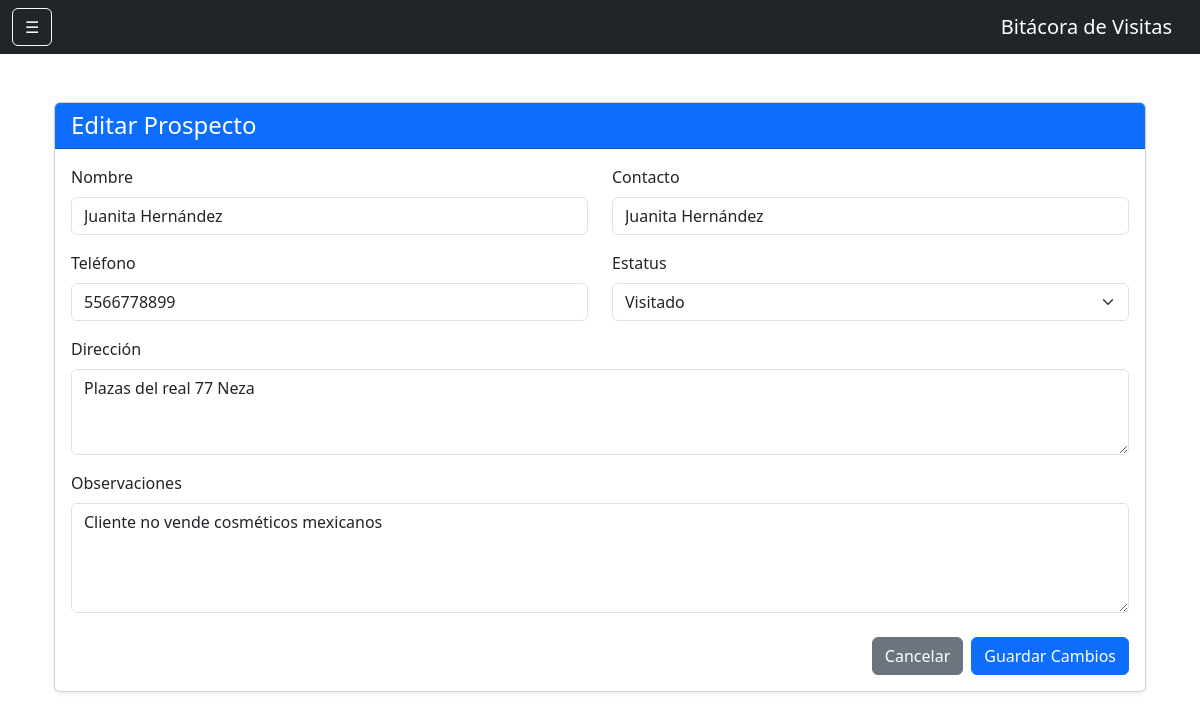
/prospectos/editar/2 (signed in), run on an earlier commit of the app's database.
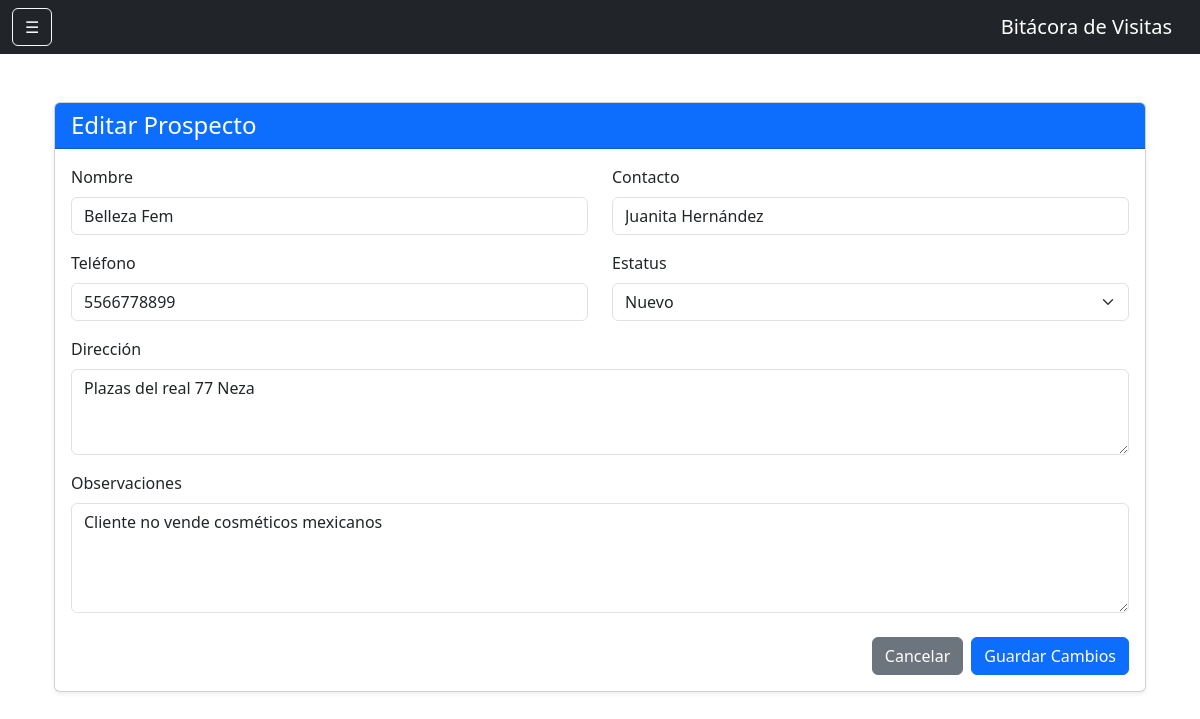
And on a later commit of the database.
### models.py (models this page shows)
class Prospecto(db.Model):
    __tablename__ = 'prospectos'
    id = db.Column(
        db.Integer,
        primary_key=True
    )
    nombre = db.Column(
        db.String(200),
        nullable=False
    )
    contacto = db.Column(
        db.String(150)
    )
    telefono = db.Column(
        db.String(50)
    )
    direccion = db.Column(
        db.Text
    )
    observaciones = db.Column(
        db.Text
    )
    estatus = db.Column(
        db.String(50),
        default='Nuevo'
    )
    usuario_id = db.Column(
        db.Integer,
        db.ForeignKey('usuarios.id')
    )
    fecha_registro = db.Column(
        db.DateTime,
        default=datetime.utcnow
    )
    usuario = db.relationship(
        'Usuario',
        backref='prospectos'
    )

### app.py (the view, shortened to what this page needs)
@app.route(
    '/prospectos/editar/<int:id>',
    methods=['GET', 'POST']
)
@login_required
def editar_prospecto(id):
    prospecto = Prospecto.query.get_or_404(id)
    if (
        current_user.rol == 'vendedor'
        and prospecto.usuario_id != current_user.id
    ):
        return redirect('/prospectos')
    return render_template(
        'editar_prospecto.html',
        prospecto=prospecto
    )

### app.py (called while the page is built)
@login_manager.user_loader
def load_user(user_id):
    return Usuario.query.get(int(user_id))

### templates/editar_prospecto.html (shortened to what this page needs)
{% extends 'base.html' %}
{% block contenido %}
<div class="container py-4">
    <div class="card shadow-sm">
        <div class="card-header bg-primary text-white">
            <h4 class="mb-0">Editar Prospecto</h4>
        </div>
        <div class="card-body">
            <form method="POST">
                <div class="row">
                    <div class="col-md-6 mb-3">
                        <label class="form-label">Nombre</label>
                        <input
                            type="text"
                            name="nombre"
                            class="form-control"
                            value="{{ prospecto.nombre }}"
                            required>
                    </div>
                    <div class="col-md-6 mb-3">
                        <label class="form-label">Contacto</label>
                        <input
                            type="text"
                            name="contacto"
                            class="form-control"
                            value="{{ prospecto.contacto }}">
                    </div>
                </div>
                <div class="row">
                    <div class="col-md-6 mb-3">
                        <label class="form-label">Teléfono</label>
                        <input
                            type="text"
                            name="telefono"
                            class="form-control"
                            value="{{ prospecto.telefono }}">
                    </div>
                    <div class="col-md-6 mb-3">
                        <label class="form-label">Estatus</label>
                        <select
                            name="estatus"
                            class="form-select">
                            <option value="Nuevo"
                                {% if prospecto.estatus == 'Nuevo' %}selected{% endif %}>
                                Nuevo
                            </option>
                            <option value="Visitado"
                                {% if prospecto.estatus == 'Visitado' %}selected{% endif %}>
                                Visitado
                            </option>
                        </select>
                    </div>
                </div>
                <div class="mb-3">
                    <label class="form-label">Dirección</label>
                    <textarea
                        name="direccion"
                        class="form-control"
                        rows="3">{{ prospecto.direccion }}</textarea>
                </div>
                <div class="mb-4">
                    <label class="form-label">Observaciones</label>
                    <textarea
                        name="observaciones"
                        class="form-control"
                        rows="4">{{ prospecto.observaciones }}</textarea>
                </div>
                <div class="d-flex justify-content-end gap-2">
                    <a
                        href="{{ url_for('prospectos') }}"
                        class="btn btn-secondary">
                        Cancelar
                    </a>
                    <button
                        type="submit"
                        class="btn btn-primary">
                        Guardar Cambios
                    </button>
                </div>
            </form>
        </div>
    </div>
</div>
{% endblock %}

What changed in the data, as far as the page shows it:
changed Prospecto "Juanita Hernández": nombre "Juanita Hernández" → "Belleza Fem"; estatus "Visitado" → "Nuevo"
